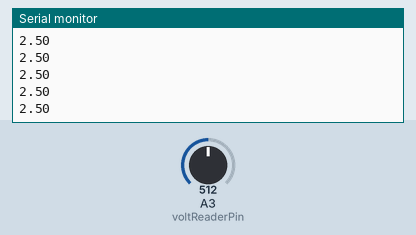
The sketch below on a simulated Arduino Uno, built with avr-gcc and run on an emulated ATmega328P. On the bench: the last lines printed to the serial monitor. The test bench sets the inputs (shaded band); at power-on: A3 (voltReaderPin) = 512.

Above: at 1.2 s.
1.3 s: A3 (voltReaderPin) set to 716
At 1.68 s:
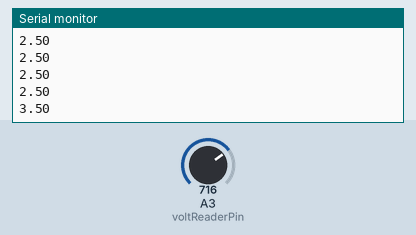
2.8 s: A3 (voltReaderPin) set to 900
At 2.94 s:
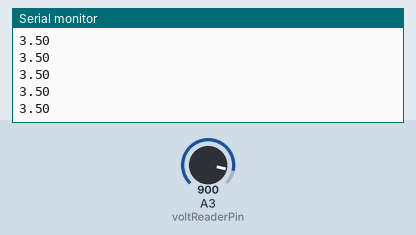
Timing chart, 0 to 5.8 s (numbered marks = the images above; inputs shaded):
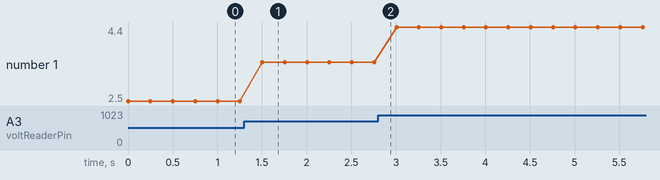

Measured:
- after the input at 1.3 s, the serial monitor: prints a new line after 0.20 s (image 1)
- plotted number 1: 2.5 → 3.5 after the input at 1.3 s, 3.5 → 4.4 after the input at 2.8 s

The sketch:

potentiometer.ino
```cpp
int voltReaderPin = A3;
int readVal;
float V2;
int dt = 250;

void setup() {
  // put your setup code here, to run once:
  Serial.begin(9600);
}

void loop() {
  // put your main code here, to run repeatedly:
  readVal = analogRead(voltReaderPin);
  V2 = (5.0 /1023.0) * readVal;
  Serial.println(V2);
  delay(dt);
}
```
